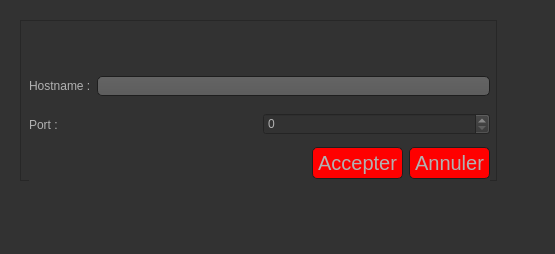
<?xml version="1.0" encoding="UTF-8"?>
<ui version="4.0">
 <class>MessengerConnection</class>
 <widget class="QDialog" name="MessengerConnection">
  <property name="geometry">
   <rect>
    <x>0</x>
    <y>0</y>
    <width>555</width>
    <height>254</height>
   </rect>
  </property>
  <property name="windowTitle">
   <string/>
  </property>
  <property name="styleSheet">
   <string notr="true">QCheckBox::indicator:checked, QRadioButton::indicator:checked
{
    border: 1px solid #444;
       background-color: #3995D7;
}


QToolTip
{
     border: 1px solid black;
     background-color:#3995D7;
     padding: 1px;
     border-radius: 3px;
     opacity: 100;
}

QWidget
{
    color: #b1b1b1;
    background-color: #323232;
}

QWidget:item:hover
{
    background-color: QLinearGradient( x1: 0, y1: 0, x2: 0, y2: 1, stop: 0#3995D7, stop: 1 #ca0619);
    color: #000000;
}

QWidget:item:selected
{
    background-color: QLinearGradient( x1: 0, y1: 0, x2: 0, y2: 1, stop: 0#3995D7, stop: 1 #d7801a);
}

QMenuBar::item
{
    background: transparent;
}

QMenuBar::item:selected
{
    background: transparent;
    border: 1px solid#3995D7;
}

QMenuBar::item:pressed
{
    background: #444;
    border: 1px solid #000;
    background-color: QLinearGradient(
        x1:0, y1:0,
        x2:0, y2:1,
        stop:1 #212121,
        stop:0.4 #343434/*,
        stop:0.2 #343434,
        stop:0.1#3995D7*/
    );
    margin-bottom:-1px;
    padding-bottom:1px;
}

QMenu
{
    border: 1px solid #000;
}

QMenu::item
{
    padding: 2px 20px 2px 20px;
}

QMenu::item:selected
{
    color: #000000;
}

QWidget:disabled
{
    color: #404040;
    background-color: #323232;
}

QAbstractItemView
{
    background-color: QLinearGradient( x1: 0, y1: 0, x2: 0, y2: 1, stop: 0 #4d4d4d, stop: 0.1 #646464, stop: 1 #5d5d5d);
}

QWidget:focus
{
    /*border: 2px solid QLinearGradient( x1: 0, y1: 0, x2: 0, y2: 1, stop: 0#3995D7, stop: 1 #d7801a);*/
}

QLineEdit
{
    background-color: QLinearGradient( x1: 0, y1: 0, x2: 0, y2: 1, stop: 0 #4d4d4d, stop: 0 #646464, stop: 1 #5d5d5d);
    padding: 1px;
    border-style: solid;
    border: 1px solid #1e1e1e;
    border-radius: 5;
}

QPushButton
{
    color: #b1b1b1;
    background-color: QLinearGradient( x1: 0, y1: 0, x2: 0, y2: 1, stop: 0 #565656, stop: 0.1 #525252, stop: 0.5 #4e4e4e, stop: 0.9 #4a4a4a, stop: 1 #464646);
    border-width: 1px;
    border-color: #1e1e1e;
    border-style: solid;
    border-radius: 6;
    padding: 3px;
    font-size: 12px;
    padding-left: 5px;
    padding-right: 5px;
}

QPushButton:pressed
{
    background-color: QLinearGradient( x1: 0, y1: 0, x2: 0, y2: 1, stop: 0 #2d2d2d, stop: 0.1 #2b2b2b, stop: 0.5 #292929, stop: 0.9 #282828, stop: 1 #252525);
}

QComboBox
{
    selection-background-color:#3995D7;
    background-color: QLinearGradient( x1: 0, y1: 0, x2: 0, y2: 1, stop: 0 #565656, stop: 0.1 #525252, stop: 0.5 #4e4e4e, stop: 0.9 #4a4a4a, stop: 1 #464646);
    border-style: solid;
    border: 1px solid #1e1e1e;
    border-radius: 5;
}

QComboBox:hover,QPushButton:hover
{
    border: 2px solid QLinearGradient( x1: 0, y1: 0, x2: 0, y2: 1, stop: 0#3995D7, stop: 1 #3995D7);
}


QComboBox:on
{
    padding-top: 3px;
    padding-left: 4px;
    background-color: QLinearGradient( x1: 0, y1: 0, x2: 0, y2: 1, stop: 0 #2d2d2d, stop: 0.1 #2b2b2b, stop: 0.5 #292929, stop: 0.9 #282828, stop: 1 #252525);
    selection-background-color:#3995D7;
}

QComboBox QAbstractItemView
{
    border: 2px solid darkgray;
    selection-background-color: QLinearGradient( x1: 0, y1: 0, x2: 0, y2: 1, stop: 0#3995D7, stop: 1 #d7801a);
}

QComboBox::drop-down
{
     subcontrol-origin: padding;
     subcontrol-position: top right;
     width: 15px;

     border-left-width: 0px;
     border-left-color: darkgray;
     border-left-style: solid; /* just a single line */
     border-top-right-radius: 3px; /* same radius as the QComboBox */
     border-bottom-right-radius: 3px;
 }

QComboBox::down-arrow
{
     image: url(:/down_arrow.png);
}

QGroupBox:focus
{
border: 2px solid QLinearGradient( x1: 0, y1: 0, x2: 0, y2: 1, stop: 0#3995D7, stop: 1 #d7801a);
}

QTextEdit:focus
{
    border: 2px solid QLinearGradient( x1: 0, y1: 0, x2: 0, y2: 1, stop: 0#3995D7, stop: 1 #d7801a);
}

QScrollBar:horizontal {
     border: 1px solid #222222;
     background: QLinearGradient( x1: 0, y1: 0, x2: 0, y2: 1, stop: 0.0 #121212, stop: 0.2 #282828, stop: 1 #484848);
     height: 7px;
     margin: 0px 16px 0 16px;
}

QScrollBar::handle:horizontal
{
      background: QLinearGradient( x1: 0, y1: 0, x2: 1, y2: 0, stop: 0#3995D7, stop: 0.5 #d7801a, stop: 1#3995D7);
      min-height: 20px;
      border-radius: 2px;
}

QScrollBar::add-line:horizontal {
      border: 1px solid #1b1b19;
      border-radius: 2px;
      background: QLinearGradient( x1: 0, y1: 0, x2: 1, y2: 0, stop: 0#3995D7, stop: 1 #d7801a);
      width: 14px;
      subcontrol-position: right;
      subcontrol-origin: margin;
}

QScrollBar::sub-line:horizontal {
      border: 1px solid #1b1b19;
      border-radius: 2px;
      background: QLinearGradient( x1: 0, y1: 0, x2: 1, y2: 0, stop: 0#3995D7, stop: 1 #d7801a);
      width: 14px;
     subcontrol-position: left;
     subcontrol-origin: margin;
}

QScrollBar::right-arrow:horizontal, QScrollBar::left-arrow:horizontal
{
      border: 1px solid black;
      width: 1px;
      height: 1px;
      background: white;
}

QScrollBar::add-page:horizontal, QScrollBar::sub-page:horizontal
{
      background: none;
}

QScrollBar:vertical
{
      background: QLinearGradient( x1: 0, y1: 0, x2: 1, y2: 0, stop: 0.0 #121212, stop: 0.2 #282828, stop: 1 #484848);
      width: 7px;
      margin: 16px 0 16px 0;
      border: 1px solid #222222;
}

QScrollBar::handle:vertical
{
      background: QLinearGradient( x1: 0, y1: 0, x2: 0, y2: 1, stop: 0#3995D7, stop: 0.5 #d7801a, stop: 1#3995D7);
      min-height: 20px;
      border-radius: 2px;
}

QScrollBar::add-line:vertical
{
      border: 1px solid #1b1b19;
      border-radius: 2px;
      background: QLinearGradient( x1: 0, y1: 0, x2: 0, y2: 1, stop: 0#3995D7, stop: 1 #d7801a);
      height: 14px;
      subcontrol-position: bottom;
      subcontrol-origin: margin;
}

QScrollBar::sub-line:vertical
{
      border: 1px solid #1b1b19;
      border-radius: 2px;
      background: QLinearGradient( x1: 0, y1: 0, x2: 0, y2: 1, stop: 0 #d7801a, stop: 1#3995D7);
      height: 14px;
      subcontrol-position: top;
      subcontrol-origin: margin;
}

QScrollBar::up-arrow:vertical, QScrollBar::down-arrow:vertical
{
      border: 1px solid black;
      width: 1px;
      height: 1px;
      background: white;
}


QScrollBar::add-page:vertical, QScrollBar::sub-page:vertical
{
      background: none;
}

QTextEdit
{
    background-color: #242424;
}

QPlainTextEdit
{
    background-color: #242424;
}

QHeaderView::section
{
    background-color: QLinearGradient(x1:0, y1:0, x2:0, y2:1, stop:0 #616161, stop: 0.5 #505050, stop: 0.6 #434343, stop:1 #656565);
    color: white;
    padding-left: 4px;
    border: 1px solid #6c6c6c;
}

QCheckBox:disabled
{
color: #414141;
}

QDockWidget::title
{
    text-align: center;
    spacing: 3px; /* spacing between items in the tool bar */
    background-color: QLinearGradient(x1:0, y1:0, x2:0, y2:1, stop:0 #323232, stop: 0.5 #242424, stop:1 #323232);
}

QDockWidget::close-button, QDockWidget::float-button
{
    text-align: center;
    spacing: 1px; /* spacing between items in the tool bar */
    background-color: QLinearGradient(x1:0, y1:0, x2:0, y2:1, stop:0 #323232, stop: 0.5 #242424, stop:1 #323232);
}

QDockWidget::close-button:hover, QDockWidget::float-button:hover
{
    background: #242424;
}

QDockWidget::close-button:pressed, QDockWidget::float-button:pressed
{
    padding: 1px -1px -1px 1px;
}

QMainWindow::separator
{
    background-color: QLinearGradient(x1:0, y1:0, x2:0, y2:1, stop:0 #161616, stop: 0.5 #151515, stop: 0.6 #212121, stop:1 #343434);
    color: white;
    padding-left: 4px;
    border: 1px solid #4c4c4c;
    spacing: 3px; /* spacing between items in the tool bar */
}

QMainWindow::separator:hover
{

    background-color: QLinearGradient(x1:0, y1:0, x2:0, y2:1, stop:0 #d7801a, stop:0.5 #b56c17 stop:1#3995D7);
    color: white;
    padding-left: 4px;
    border: 1px solid #6c6c6c;
    spacing: 3px; /* spacing between items in the tool bar */
}

QToolBar::handle
{
     spacing: 3px; /* spacing between items in the tool bar */
     background: url(:/images/handle.png);
}

QMenu::separator
{
    height: 2px;
    background-color: QLinearGradient(x1:0, y1:0, x2:0, y2:1, stop:0 #161616, stop: 0.5 #151515, stop: 0.6 #212121, stop:1 #343434);
    color: white;
    padding-left: 4px;
    margin-left: 10px;
    margin-right: 5px;
}

QProgressBar
{
    border: 2px solid grey;
    border-radius: 5px;
    text-align: center;
}

QProgressBar::chunk
{
    background-color:#3995D7;
    width: 2.15px;
    margin: 0.5px;
}

QTabBar::tab {
    color: #b1b1b1;
    border: 1px solid #444;
    border-bottom-style: none;
    background-color: #323232;
    padding-left: 10px;
    padding-right: 10px;
    padding-top: 3px;
    padding-bottom: 2px;
    margin-right: -1px;
}

QTabWidget::pane {
    border: 1px solid #444;
    top: 1px;
}

QTabBar::tab:last
{
    margin-right: 0; /* the last selected tab has nothing to overlap with on the right */
    border-top-right-radius: 3px;
}

QTabBar::tab:first:!selected
{
 margin-left: 0px; /* the last selected tab has nothing to overlap with on the right */


    border-top-left-radius: 3px;
}

QTabBar::tab:!selected
{
    color: #b1b1b1;
    border-bottom-style: solid;
    margin-top: 3px;
    background-color: QLinearGradient(x1:0, y1:0, x2:0, y2:1, stop:1 #212121, stop:.4 #343434);
}

QTabBar::tab:selected
{
    border-top-left-radius: 3px;
    border-top-right-radius: 3px;
    margin-bottom: 0px;
}

QTabBar::tab:!selected:hover
{
    /*border-top: 2px solid#3995D7;
    padding-bottom: 3px;*/
    border-top-left-radius: 3px;
    border-top-right-radius: 3px;
    background-color: QLinearGradient(x1:0, y1:0, x2:0, y2:1, stop:1 #212121, stop:0.4 #343434, stop:0.2 #343434, stop:0.1#3995D7);
}

QRadioButton::indicator:checked, QRadioButton::indicator:unchecked{
    color: #b1b1b1;
    background-color: #323232;
    border: 1px solid #b1b1b1;
    border-radius: 6px;
}

QRadioButton::indicator:checked
{
    background-color: qradialgradient(
        cx: 0.5, cy: 0.5,
        fx: 0.5, fy: 0.5,
        radius: 1.0,
        stop: 0.25#3995D7,
        stop: 0.3 #323232
    );
}

QCheckBox::indicator{
    color: #b1b1b1;
    background-color: #323232;
    border: 1px solid #b1b1b1;
    width: 9px;
    height: 9px;
}

QRadioButton::indicator
{
    border-radius: 6px;
}

QRadioButton::indicator:hover, QCheckBox::indicator:hover
{
    border: 1px solid#3995D7;
}

QCheckBox::indicator:checked
{
    image:url(:/images/checkbox.png);
}

QCheckBox::indicator:disabled, QRadioButton::indicator:disabled
{
    border: 1px solid #444;
}</string>
  </property>
  <widget class="QFrame" name="frame">
   <property name="geometry">
    <rect>
     <x>20</x>
     <y>20</y>
     <width>477</width>
     <height>161</height>
    </rect>
   </property>
   <property name="styleSheet">
    <string notr="true">QPushButton{
	font-size: 20px;
	background: red;
	border-radius: 5px;
}

QPushButton:hover{
	background: #ff9999;
}</string>
   </property>
   <property name="frameShape">
    <enum>QFrame::StyledPanel</enum>
   </property>
   <property name="frameShadow">
    <enum>QFrame::Raised</enum>
   </property>
   <widget class="QWidget" name="layoutWidget">
    <property name="geometry">
     <rect>
      <x>9</x>
      <y>49</y>
      <width>461</width>
      <height>34</height>
     </rect>
    </property>
    <layout class="QHBoxLayout" name="horizontalLayout">
     <item>
      <widget class="QLabel" name="label">
       <property name="styleSheet">
        <string notr="true">background: transparent;</string>
       </property>
       <property name="text">
        <string>Hostname :</string>
       </property>
      </widget>
     </item>
     <item>
      <widget class="QLineEdit" name="HostName"/>
     </item>
    </layout>
   </widget>
   <widget class="QWidget" name="layoutWidget_2">
    <property name="geometry">
     <rect>
      <x>9</x>
      <y>89</y>
      <width>461</width>
      <height>31</height>
     </rect>
    </property>
    <layout class="QHBoxLayout" name="horizontalLayout_2">
     <item>
      <widget class="QLabel" name="label_2">
       <property name="styleSheet">
        <string notr="true">background: transparent;</string>
       </property>
       <property name="text">
        <string>Port :</string>
       </property>
      </widget>
     </item>
     <item>
      <widget class="QSpinBox" name="Port">
       <property name="maximum">
        <number>99999999</number>
       </property>
      </widget>
     </item>
    </layout>
   </widget>
   <widget class="QWidget" name="layoutWidget_3">
    <property name="geometry">
     <rect>
      <x>9</x>
      <y>126</y>
      <width>461</width>
      <height>35</height>
     </rect>
    </property>
    <layout class="QHBoxLayout" name="horizontalLayout_3">
     <item>
      <spacer name="horizontalSpacer">
       <property name="orientation">
        <enum>Qt::Horizontal</enum>
       </property>
       <property name="sizeHint" stdset="0">
        <size>
         <width>40</width>
         <height>20</height>
        </size>
       </property>
      </spacer>
     </item>
     <item>
      <widget class="QPushButton" name="Ok">
       <property name="cursor">
        <cursorShape>PointingHandCursor</cursorShape>
       </property>
       <property name="text">
        <string>Accepter</string>
       </property>
      </widget>
     </item>
     <item>
      <widget class="QPushButton" name="Cancel">
       <property name="cursor">
        <cursorShape>PointingHandCursor</cursorShape>
       </property>
       <property name="text">
        <string>Annuler</string>
       </property>
      </widget>
     </item>
    </layout>
   </widget>
  </widget>
 </widget>
 <resources/>
 <connections/>
</ui>
